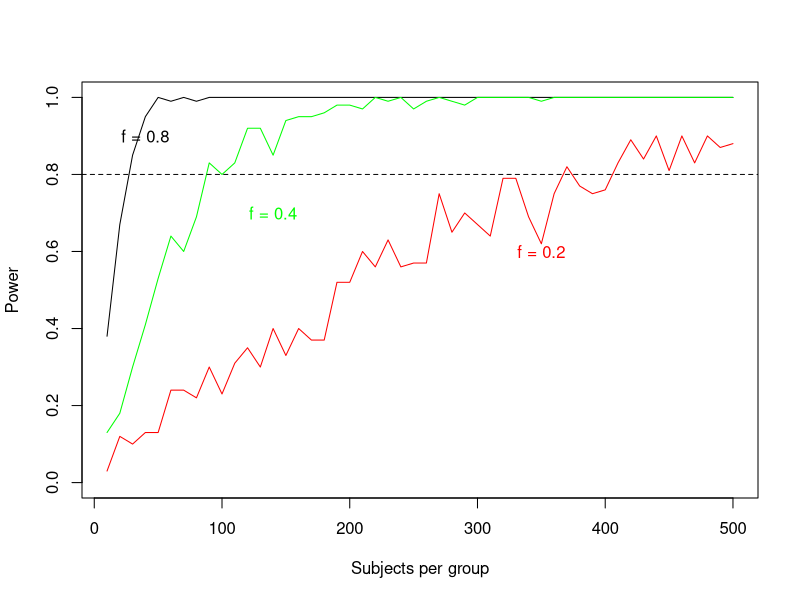

The R source for this figure:
###Script file for session 6###

# Chunk 1
nettle=function(a, b=10) {
  if (a>b){answer="greater"}
  if (b>a){answer = "less"}
  if (a==b){answer = "the same"}
  return(answer)}
  

# Chunk 2
  nettle=function(a, b=10) {
    if (a>b){answer="greater"}
    if (b>a){answer = "less"}
    if (a==b){answer = "the same"}
    return(answer)}
  
# Chunk 3
  y=c(rnorm(100, mean=0, sd=1), rnorm(100, mean=0.5, sd=1))
  condition=c(rep("control", times=100), rep("experimental", times=100))
  m=lm(y~condition)
  summary(m)
  
# Chunk 4
p.please=function(n, f){
  y=c(rnorm(n=n, mean = 0, sd = 1), rnorm(n=n, mean = f, sd = 1))
  condition=c(rep("control", times=n), rep("experimental", times=n))
  m=lm(y~condition)
  return(summary(m)$coefficients[2, 4])
}

# Chunk 5
hundred.p=function(n, f){
  output=NULL
  for (i in 1:100) {output[i]=p.please(n=n, f=f)}  
  return(output)
}

# Chunk 6
# First define the numbers of subjects to consider (0-500) 
subjects=seq(10, 500, by=10)
# Set up some empty vectors
power.1=NULL
power.2=NULL
power.3=NULL
# Now set a counter at zero to keep track of where we are
counter=0
# Set up a for loop to cycle through all the sample sizes to be considered
for (i in subjects){
  counter=counter+1 #Augment the counter
  # Now calculate the power at that sample size for three different values of f
  power.1[counter] = mean(hundred.p(n=i, f=0.2)<0.05)
  power.2[counter] = mean(hundred.p(n=i, f=0.4)<0.05)
  power.3[counter] = mean(hundred.p(n=i, f=0.8)<0.05)
  }

# Now we have generated the data we need, plot power ~ subjects for f=0.5
plot(power.3~subjects, 
     ylim=c(0, 1), xlab="Subjects per group", ylab="Power", type="l")
# Add lines for the other effect sizes
lines(power.2~subjects, col="green")
lines(power.1~subjects, col="red")
# Add dashed horizontal line at power of 0.8
abline(h=0.8, lty=2)
text(40, 0.9, "f = 0.8")
text(140, 0.7, "f = 0.4", col="green")
text(350, 0.6, "f = 0.2", col="red")
# End chunk 6
